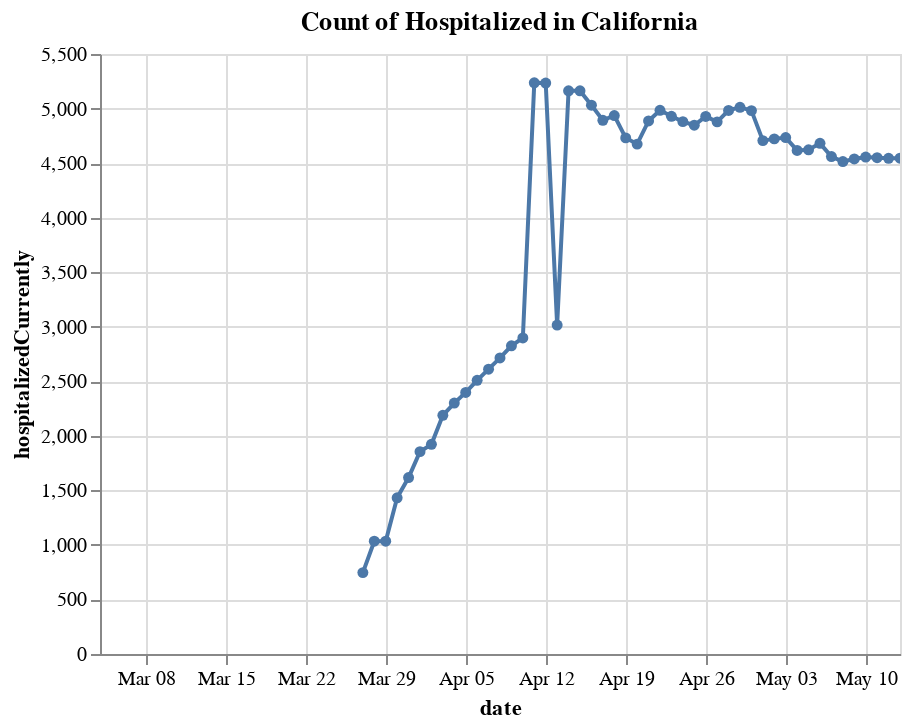

Notebook code for this chart:
### Code cell
#Number of Hospitalized  in California
alt.Chart(ca_data).mark_line(point=True).encode(
    x='date:T',
    y='hospitalizedCurrently:Q',
     tooltip = ["date", "hospitalizedCurrently:Q"]
).properties(
    title = " Count of Hospitalized in California"
).interactive()
